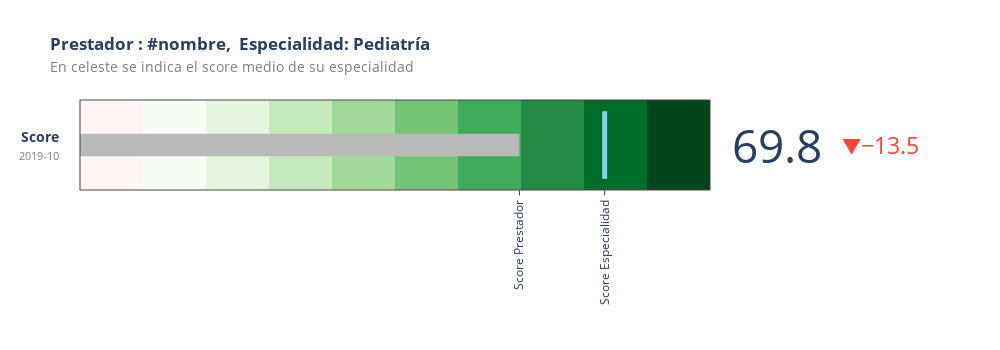

The cell this chart's notebook holds for it:
### Code cell
colors = ['rgb(254, 245, 244)','rgb(247,252,245)', 'rgb(229,245,224)', 'rgb(199,233,192)', 'rgb(161,217,155)', 'rgb(116,196,118)', 'rgb(65,171,93)', 'rgb(35,139,69)','rgb(0,109,44)','rgb(0,68,27)']
fig_scores = go.Figure(go.Indicator(
    delta = {'reference': score_esp , 'position': "right"},
    mode = "number+gauge+delta", value = score_prestador,
    domain = {'x': [0, 1], 'y': [0, 1]},
    
    title = {'text':f"<b>Score</b><br><span style='color: gray; font-size:0.8em'>{mes}</span>", 'font': {"size": 14}},
    gauge = {
        'shape': "bullet",
            'axis': {'range': [None, 100], "tickvals":[score_prestador,score_esp], "tickangle":-90, "ticktext": ['Score Prestador', "Score Especialidad"],},
        'threshold': {
            'line': {'color': "skyblue", 'width': 5},
            'thickness': 0.75, 'value': score_esp},
        'bgcolor': "white",
        'steps':[{'range': [i, j], 'color': k} for i,j,k in zip(list(range(0,100,10)),list(range(10,110,10)), colors )],
        'bar': {'color': "#b9b9b9"}
    
    }))
fig_scores.update_layout(height = 350, width= 1000, title=dict(text = f"<b>Prestador : #nombre,  Especialidad: {esp}</b><br><span style='color: gray; font-size:0.8em'>En celeste se indica el score medio de su especialidad</span>"),
                         margin=dict(b=160),
 )
fig_scores.show()

### Figure 1 — Plotly figure (JSON) as saved in the notebook; plotly's stock layout.template omitted (floating-point values rounded to 4 significant figures)
{"data": [{"delta": {"position": "right", "reference": 83.28}, "domain": {"x": [0, 1], "y": [0, 1]}, "gauge": {"axis": {"range": [null, 100], "tickangle": -90, "ticktext": ["Score Prestador", "Score Especialidad"], "tickvals": [69.75, 83.28]}, "bar": {"color": "#b9b9b9"}, "bgcolor": "white", "shape": "bullet", "steps": [{"color": "rgb(254, 245, 244)", "range": [0, 10]}, {"color": "rgb(247,252,245)", "range": [10, 20]}, {"color": "rgb(229,245,224)", "range": [20, 30]}, {"color": "rgb(199,233,192)", "range": [30, 40]}, {"color": "rgb(161,217,155)", "range": [40, 50]}, {"color": "rgb(116,196,118)", "range": [50, 60]}, {"color": "rgb(65,171,93)", "range": [60, 70]}, {"color": "rgb(35,139,69)", "range": [70, 80]}, {"color": "rgb(0,109,44)", "range": [80, 90]}, {"color": "rgb(0,68,27)", "range": [90, 100]}], "threshold": {"line": {"color": "skyblue", "width": 5}, "thickness": 0.75, "value": 83.28}}, "mode": "number+gauge+delta", "title": {"font": {"size": 14}, "text": "<b>Score</b><br><span style='color: gray; font-size:0.8em'>2019-10</span>"}, "type": "indicator", "value": 69.75}], "layout": {"height": 350, "margin": {"b": 160}, "title": {"text": "<b>Prestador : #nombre,  Especialidad: Pediatría</b><br><span style='color: gray; font-size:0.8em'>En celeste se indica el score medio de su especialidad</span>"}, "width": 1000}}
